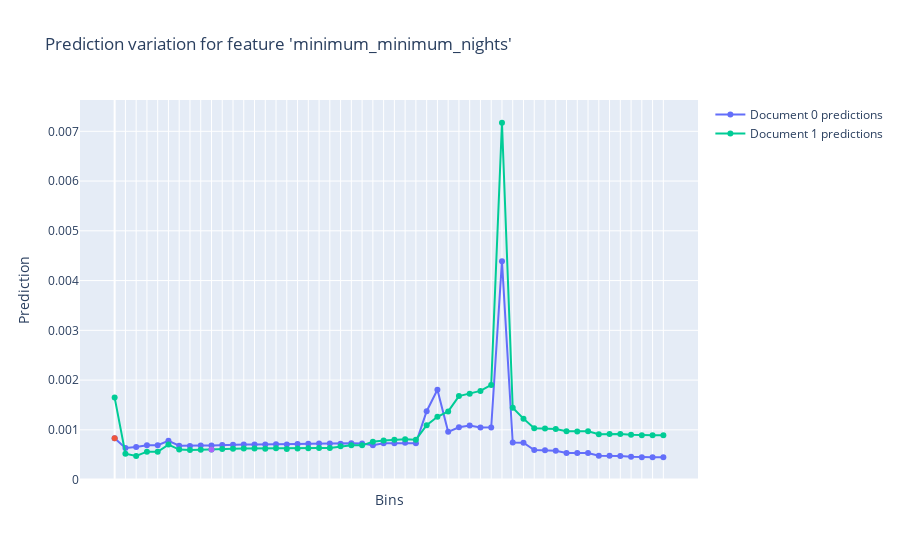
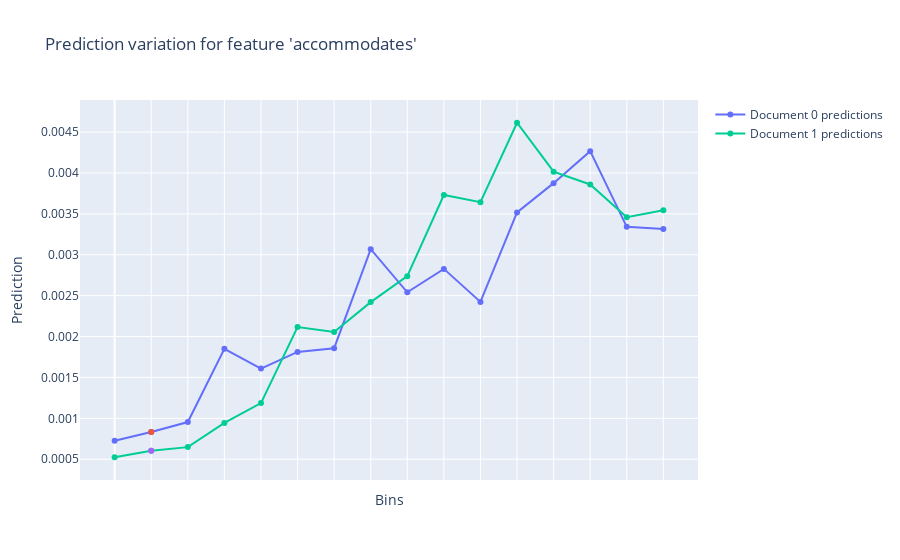
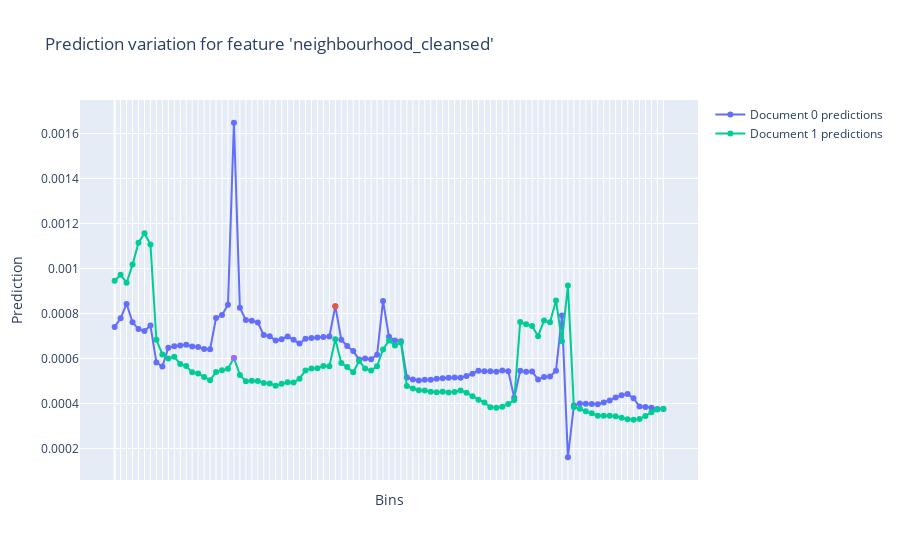

Notebook cell for these charts, in order:
### Code cell
train_pool = Pool(x, y)

train_pool_slice = train_pool.slice([1, 4])

prediction_diff = model.get_feature_importance(
    train_pool_slice,
    type='PredictionDiff',
    prettified=True,
    verbose=False,
)

model.plot_predictions(
    data=train_pool_slice,
    features_to_change=prediction_diff['Feature Id'],
    plot=True
)
